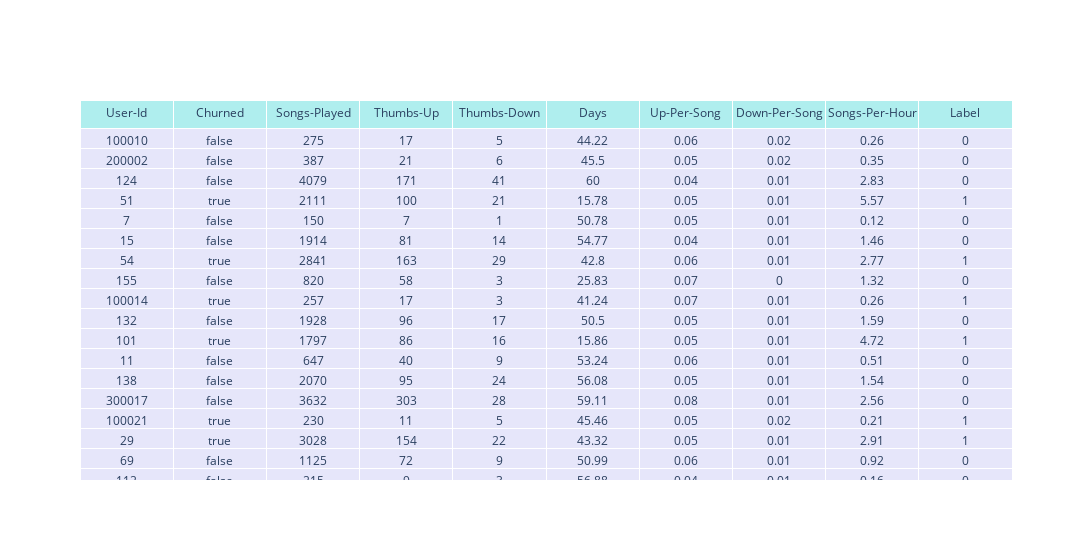

Notebook source saved alongside this figure:
### Markdown cell above
## Second Table: Transformed Data

### Code cell
data_table(drop_cols=["Unnamed: 0", "FeatureVector", 'ScaledFeatures'],
               num_cols=["Days", "UpPerSong", "DownPerSong", "SongsPerHour"])

### Figure 1 — Plotly figure (JSON) as saved in the notebook; plotly's stock layout.template omitted (floating-point values rounded to 4 significant figures; data arrays with more than 128 entries replaced by an {"elided": "..."} marker saying what was removed)
{"data": [{"cells": {"align": "center", "fill": {"color": "lavender"}, "values": {"elided": "10x20 mixed values"}}, "header": {"align": "center", "fill": {"color": "paleturquoise"}, "values": ["User-Id", "Churned", "Songs-Played", "Thumbs-Up", "Thumbs-Down", "Days", "Up-Per-Song", "Down-Per-Song", "Songs-Per-Hour", "Label"]}, "type": "table"}], "layout": {"width": 3500}}
